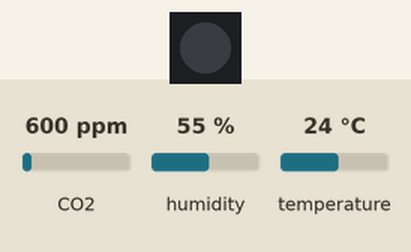
Recording of a sketch running on a simulated ESP8266 (NodeMCU). Parts: 1 RGB LEDs in strip order, left to right. Inputs (shaded band) come from the test bench; at power-on: CO2 600 ppm, humidity 55 %, temperature 24 °C. What the sketch prints to the serial monitor is not drawn.

Above: at 0.05 s.
Timing chart, 0 to 3.0 s (numbered marks = the images above):
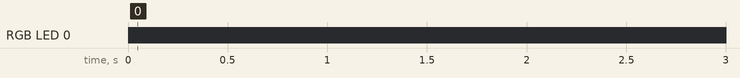

The sketch:

MH-Z19B-CO2-v3.ino
```cpp
// Import required libraries
#include <Arduino.h>
#include <ESP8266WiFi.h>
#include <SoftwareSerial.h>
#include <MHZ.h>
#include <Hash.h>
#include <ESPAsyncTCP.h>
#include <ESPAsyncWebServer.h>
#include <Adafruit_Sensor.h>
#include <DHT.h>
#include <Adafruit_NeoPixel.h>


// user variables
const long interval = 10000;    // Updates DHT readings every 10 seconds
const int co2_sensor_warmup_time = 100;
const double temp_calib_offset = 1.5; // offset, direct sensor output compensation

// acces point (wifi) configuration
char ssid[]     =  "sensor";
char password[] =  "metenisweten";

// Pin declaration of all sensors NB: SD-card uses D5, D6, D7 AND D8 (SPI pins)
// setup dht11 temp+humidity
#define DHTPIN D1     // Digital pin connected to the DHT sensor
#define DHTTYPE    DHT11     // DHT 11

// neopixel WS2812b
#define PIN D2   // LED output pin
// How many NeoPixels are attached to the Arduino?
#define NUMPIXELS 1
Adafruit_NeoPixel pixels = Adafruit_NeoPixel(1, PIN, NEO_GRB + NEO_KHZ800);

// co2 sensor
#define CO2_IN D3   // pwm - D3 change to D8 for upload problems?
// pin for uart reading
#define MH_Z19_RX D4  // D7
#define MH_Z19_TX D0  // D6


// current temperature & humidity, updated in loop()
float t = 0.0;
float h = 0.0;
int ppm = 0;
int maxppm = 0;

unsigned long startTime;

// initialize sensor classes
MHZ co2(MH_Z19_RX, MH_Z19_TX, CO2_IN, MHZ19B);
DHT dht(DHTPIN, DHTTYPE);

// Create AsyncWebServer object on port 80
AsyncWebServer server(80);

// Generally, you should use "unsigned long" for variables that hold time
// The value will quickly become too large for an int to store
unsigned long previousMillis = 0;    // will store last time DHT was updated


const char index_html[] PROGMEM = R"rawliteral(
<!DOCTYPE HTML><html>
<head>
  <meta name="viewport" content="width=device-width, initial-scale=1">
  <style>
    html {
     font-family: Arial;
     display: inline-block;
     margin: 0px auto;
     text-align: center;
    }
    h2 { font-size: 3.0rem; }
    p { font-size: 3.0rem; }
    .units { font-size: 1.2rem; }
    .dht-labels{
      font-size: 1.5rem;
      vertical-align:middle;
      padding-bottom: 15px;
    }
  </style>
</head>
<body>
  <h2>CO2 sensor</h2>
  <p>
    <span class="dht-labels">CO2</span>
    <span id="ppm">%PPM%</span>
    <sup class="units">ppm</sup>
  </p>
    <p>
    <span class="dht-labels">Maximum CO2</span>
    <span id="maxppm">%MAXPPM%</span>
    <sup class="units">ppm</sup>
  </p>
  <p>
    <span class="dht-labels">Temperature</span>
    <span id="temperature">%TEMPERATURE%</span>
    <sup class="units">&deg;C</sup>
  </p>
  <p>
    <span class="dht-labels">Humidity</span>
    <span id="humidity">%HUMIDITY%</span>
    <sup class="units">%</sup>
  </p>
</body>
<script>
setInterval(function ( ) {
  var xhttp = new XMLHttpRequest();
  xhttp.onreadystatechange = function() {
    if (this.readyState == 4 && this.status == 200) {
      document.getElementById("ppm").innerHTML = this.responseText;
    }
  };
  xhttp.open("GET", "/ppm", true);
  xhttp.send();
}, 10000 ) ;

setInterval(function ( ) {
  var xhttp = new XMLHttpRequest();
  xhttp.onreadystatechange = function() {
    if (this.readyState == 4 && this.status == 200) {
      document.getElementById("maxppm").innerHTML = this.responseText;
    }
  };
  xhttp.open("GET", "/maxppm", true);
  xhttp.send();
}, 10000 ) ;

setInterval(function ( ) {
  var xhttp = new XMLHttpRequest();
  xhttp.onreadystatechange = function() {
    if (this.readyState == 4 && this.status == 200) {
      document.getElementById("temperature").innerHTML = this.responseText;
    }
  };
  xhttp.open("GET", "/temperature", true);
  xhttp.send();
}, 10000 ) ;

setInterval(function ( ) {
  var xhttp = new XMLHttpRequest();
  xhttp.onreadystatechange = function() {
    if (this.readyState == 4 && this.status == 200) {
      document.getElementById("humidity").innerHTML = this.responseText;
    }
  };
  xhttp.open("GET", "/humidity", true);
  xhttp.send();
}, 10000 ) ;
</script>
</html>)rawliteral";

// Replaces placeholder with DHT values
String processor(const String& var) {
  //Serial.println(var);
  if (var == "TEMPERATURE") {
    return String(int(round(t)));
  }
  else if (var == "HUMIDITY") {
    return String(int(h));
  }
  else if (var == "PPM") {
    return String(ppm);
  }
  else if (var == "MAXPPM") {
    return String(maxppm);
  }
  return String();
}

void NeoBlink(int brightness, int wait)
{
  pixels.setPixelColor(0, 0, 0, 0);
  pixels.show();
  delay(wait);
  pixels.setPixelColor(0, 0, brightness, 0);
  pixels.show();
  delay(wait);
}

void setup() {
  // Serial port for debugging purposes
  Serial.begin(9600);
  dht.begin();
  pinMode(CO2_IN, INPUT);

  // debug on
  co2.setDebug(true);
  // initalize RGB LED driver
  pixels.begin();

  // track start time
  startTime = millis();

  // Remove the password parameter, if you want the AP (Access Point) to be open
  boolean result = WiFi.softAP(ssid, password);
  if (result == true)
  {
    Serial.println("Access point Ready");
  }
  else
  {
    Serial.println("Failed!");
  }

  IPAddress IP = WiFi.softAPIP();
  Serial.print("AP IP address: ");
  Serial.println(IP);

  // Route for root / web page
  server.on("/", HTTP_GET, [](AsyncWebServerRequest * request) {
    request->send_P(200, "text/html", index_html, processor);
  });
  server.on("/ppm", HTTP_GET, [](AsyncWebServerRequest * request) {
    request->send_P(200, "text/plain", String(ppm).c_str());
  });
  server.on("/maxppm", HTTP_GET, [](AsyncWebServerRequest * request) {
    request->send_P(200, "text/plain", String(maxppm).c_str());
  });
  server.on("/temperature", HTTP_GET, [](AsyncWebServerRequest * request) {
    request->send_P(200, "text/plain", String(int(t)).c_str());
  });
  server.on("/humidity", HTTP_GET, [](AsyncWebServerRequest * request) {
    request->send_P(200, "text/plain", String(int(h)).c_str());
  });


  // Start server
  server.begin();
}

void loop() {
  unsigned long currentMillis = millis();
  if (currentMillis - previousMillis >= interval) {

    // save the last time you updated the DHT values
    previousMillis = currentMillis;

    int ppm_uart = co2.readCO2UART();


    unsigned long secondsRunning = (millis() - startTime) / 1000;
    if (ppm_uart > 0 && secondsRunning > co2_sensor_warmup_time) {
      ppm = ppm_uart;
      Serial.print("PPMuart: ");
      Serial.println(ppm_uart);
      if (ppm_uart > 1200 )
      {
        pixels.setPixelColor(0, pixels.Color(0, 0, 180)); // Blue, warning signal
      }
      else
      {
        pixels.setPixelColor(0, pixels.Color(0, 180, 0)); // Green
      }

      if (ppm_uart > maxppm)
      {
        maxppm = ppm_uart;
      }
      Serial.print(int(secondsRunning / 60));
      Serial.println(" minutes");
      pixels.show();

//      if(secondsRunning>300){
//        co2.calibrate_zero();
//        pixels.setPixelColor(0, pixels.Color(180, 180, 180)); // white
//        pixels.show();
//      }
    }
    else if (secondsRunning < 180)
    {
      while (millis() - currentMillis < (interval - 100))
      {
        NeoBlink(120, 500); // brightness (max 255)  , wait time (millisecond)
      }
    }
    else {
      Serial.print("n/a");
    }

    // Read temperature as Celsius (the default)
    float newT = dht.readTemperature() - temp_calib_offset;  // correct sensor drift
    // Read temperature as Fahrenheit (isFahrenheit = true)
    //float newT = dht.readTemperature(true);
    // if temperature read failed, don't change t value
    if (isnan(newT)) {
      Serial.println("Failed to read temperature from DHT sensor!");
    }
    else {
      t = newT;
      Serial.print("Temperature: ");
      Serial.println(t);
    }
    // Read Humidity
    float newH = dht.readHumidity();
    // if humidity read failed, don't change h value
    if (isnan(newH)) {
      Serial.println("Failed to read humidity from DHT sensor!");
    }
    else {
      h = newH;
      Serial.print("Humidity: ");
      Serial.println(h);
    }
  }
}
```

Measured:
- by itself, RGB LED 0: off → RGB(0, 120, 0) at 10.5 s, → off 0.50 s later, → RGB(0, 120, 0) 0.50 s later, → off 0.50 s later, … (200 changes in this stretch)
